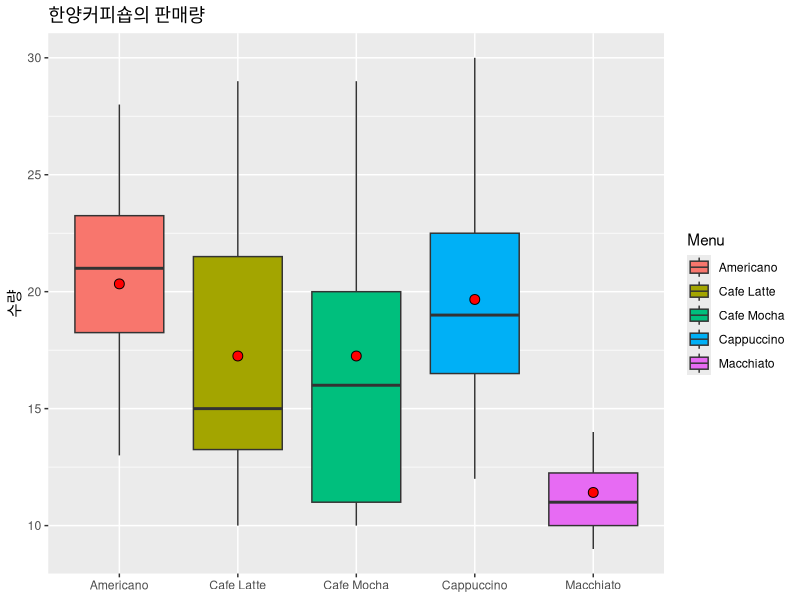

Write the R code that produced this figure.
library(ggplot2)
setwd("~/Study/CourseWork/Coursework/BigData/CSV")
DF <- read.csv("coffee_monthly_sales.csv")
str(DF)

ggplot(data = DF, aes(x = Menu, y = No, fill = Menu)) +
  geom_boxplot() +
  stat_summary(fun = "mean", geom = "point", 
               shape = 21, size = 3, fill = "red") +
  theme(axis.title.x = element_blank()) +
  labs(title = "한양커피숍의 판매량",
       y = "수량")
